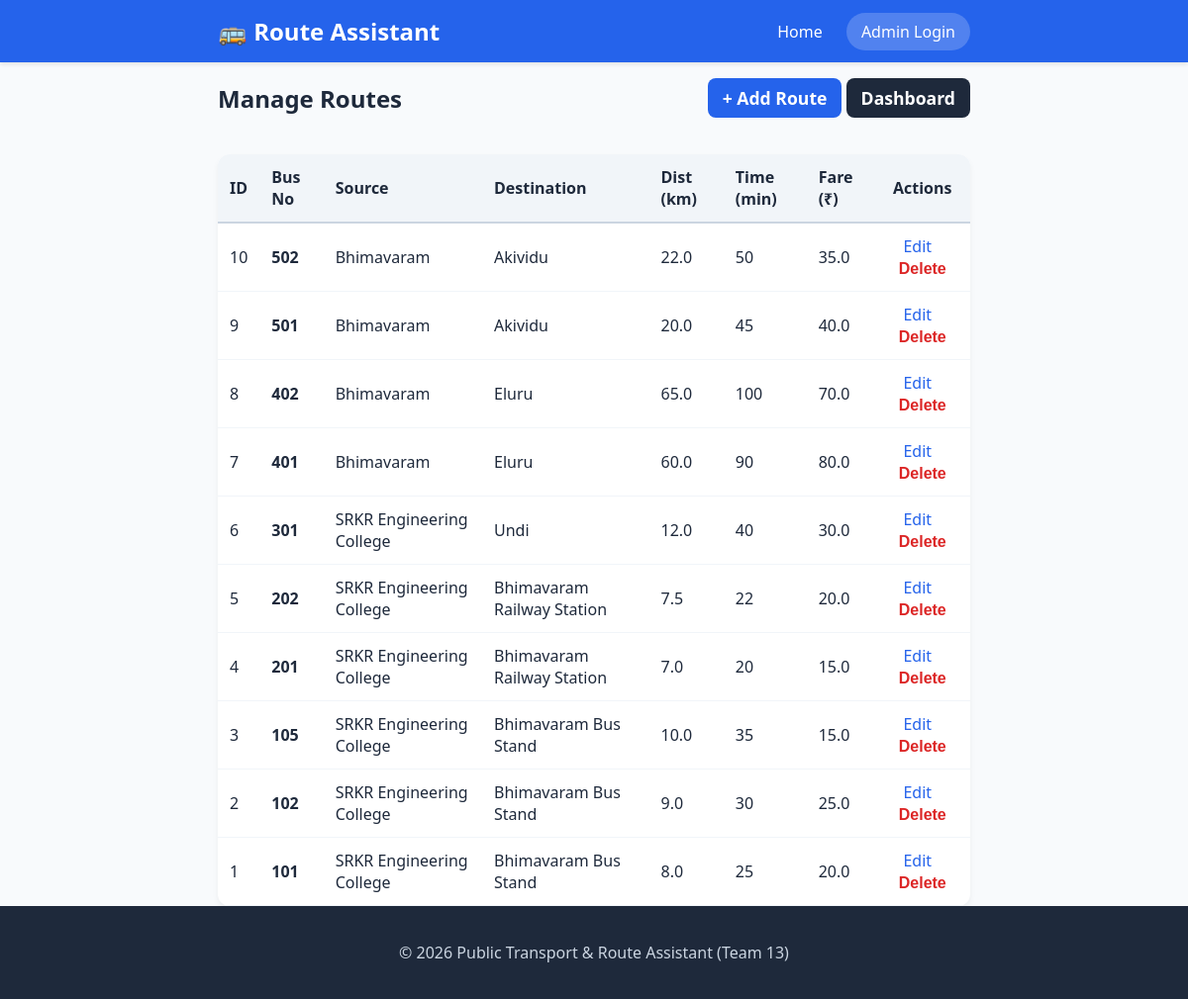
The app's page /admin/routes (signed in) with its own data.
### tables this page shows
CREATE TABLE routes (
        id INTEGER PRIMARY KEY AUTOINCREMENT,
        bus_number TEXT NOT NULL,
        source TEXT NOT NULL,
        destination TEXT NOT NULL,
        distance REAL NOT NULL,
        travel_time INTEGER NOT NULL,
        fare REAL NOT NULL
    );

### app.py (the view)
@app.route('/admin/routes')
@login_required
def manage_routes():
    routes = get_all_routes()
    return render_template('manage_routes.html', routes=routes)

### app.py (called while the page is built)
def login_required(f):
    @wraps(f)
    def decorated_function(*args, **kwargs):
        if 'admin_logged_in' not in session:
            return redirect(url_for('admin_login'))
        return f(*args, **kwargs)
    return decorated_function

### database.py (called while the page is built)
def get_db_connection():
    conn = sqlite3.connect(DB_PATH)
    conn.row_factory = sqlite3.Row
    return conn

def get_all_routes():
    conn = get_db_connection()
    cursor = conn.cursor()
    cursor.execute('SELECT * FROM routes ORDER BY id DESC')
    routes = cursor.fetchall()
    conn.close()
    return routes

### templates/manage_routes.html (shortened to what this page needs)
{% extends "base.html" %}
{% block content %}
<div style="display: flex; justify-content: space-between; align-items: center; margin-bottom: 20px;">
    <h2>Manage Routes</h2>
    <div>
        <a href="/admin/routes/add" class="btn-primary" style="text-decoration: none; display: inline-block; width: auto; padding: 8px 15px;">+ Add Route</a>
        <a href="/admin/dashboard" class="btn-primary" style="background-color: var(--dark); text-decoration: none; display: inline-block; width: auto; padding: 8px 15px;">Dashboard</a>
    </div>
</div>
<div class="search-card" style="overflow-x: auto; padding: 0;">
    <table style="width: 100%; border-collapse: collapse;">
        <thead>
            <tr style="background-color: var(--gray-100); border-bottom: 2px solid var(--gray-300);">
                <th style="padding: 12px; text-align: left;">ID</th>
                <th style="padding: 12px; text-align: left;">Bus No</th>
                <th style="padding: 12px; text-align: left;">Source</th>
                <th style="padding: 12px; text-align: left;">Destination</th>
                <th style="padding: 12px; text-align: left;">Dist (km)</th>
                <th style="padding: 12px; text-align: left;">Time (min)</th>
                <th style="padding: 12px; text-align: left;">Fare (₹)</th>
                <th style="padding: 12px; text-align: center;">Actions</th>
            </tr>
        </thead>
        <tbody>
            {% for route in routes %}
            <tr style="border-bottom: 1px solid var(--gray-100);">
                <td style="padding: 12px;">{{ route.id }}</td>
                <td style="padding: 12px; font-weight: bold;">{{ route.bus_number }}</td>
                <td style="padding: 12px;">{{ route.source }}</td>
                <td style="padding: 12px;">{{ route.destination }}</td>
                <td style="padding: 12px;">{{ route.distance }}</td>
                <td style="padding: 12px;">{{ route.travel_time }}</td>
                <td style="padding: 12px;">{{ route.fare }}</td>
                <td style="padding: 12px; text-align: center;">
                    <a href="/admin/routes/edit/{{ route.id }}" style="color: var(--primary); text-decoration: none; margin-right: 10px;">Edit</a>
                    <form action="/admin/routes/delete/{{ route.id }}" method="POST" style="display: inline;" onsubmit="return confirm('Are you sure you want to delete this route?');">
                        <button type="submit" style="background: none; border: none; color: var(--danger); cursor: pointer; padding: 0; font-size: 1rem; font-weight: bold;">Delete</button>
                    </form>
                </td>
            </tr>
            {% endfor %}
        </tbody>
    </table>
</div>
{% endblock %}

### templates/base.html (shortened to what this page needs)
<!DOCTYPE html>
<html lang="en">
<head>
    <link rel="stylesheet" href="{{ url_for('static', filename='css/style.css') }}">
</head>
<body>
    <header class="navbar">
        <div class="container">
            <a href="{{ url_for('home') }}" class="logo">🚌 Route Assistant</a>
            <nav>
                <a href="{{ url_for('home') }}">Home</a>
                <a href="/admin/login" class="admin-link">Admin Login</a>
            </nav>
        </div>
    </header>
    <main class="container">
        {% block content %}{% endblock %}
    </main>
    <footer>
        <div class="container">
            <p>&copy; 2026 Public Transport & Route Assistant (Team 13)</p>
        </div>
    </footer>
</body>
</html>

### static/css/style.css (style rules this page uses)
:root { --primary: #2563EB; --dark: #1E293B; --background: #F8FAFC; --success: #16A34A; --warning: #F59E0B; --danger: #DC2626; --white: #FFFFFF; --gray-100: #F1F5F9; --gray-300: #CBD5E1; }
body { font-family: 'Segoe UI', Tahoma, Geneva, Verdana, sans-serif; background-color: var(--background); color: var(--dark); margin: 0; padding: 0; display: flex; flex-direction: column; min-height: 100vh; }
.container { max-width: 800px; margin: 0 auto; padding: 0 20px; width: 100%; box-sizing: border-box; }
.navbar { background-color: var(--primary); color: var(--white); padding: 15px 0; box-shadow: 0 2px 4px rgba(0,0,0,0.1); }
.navbar .container { display: flex; justify-content: space-between; align-items: center; }
.logo { color: var(--white); font-size: 1.5rem; font-weight: bold; text-decoration: none; }
.navbar nav a { color: var(--white); text-decoration: none; margin-left: 20px; font-weight: 500; }
.admin-link { background-color: rgba(255, 255, 255, 0.2); padding: 8px 15px; border-radius: 20px; }
main { flex: 1; padding: 40px 0; }
.search-card { background: var(--white); padding: 30px; border-radius: 12px; box-shadow: 0 4px 6px rgba(0,0,0,0.05); }
.btn-primary { background-color: var(--primary); color: var(--white); border: none; padding: 12px 24px; font-size: 1.1rem; font-weight: bold; border-radius: 8px; cursor: pointer; width: 100%; transition: background-color 0.2s; }
footer { background-color: var(--dark); color: var(--gray-300); text-align: center; padding: 20px 0; margin-top: auto; }

### records on screen
routes: id "10", bus_number "502", source "Bhimavaram", destination "Akividu", distance "22.0", travel_time "50", fare "35.0"
routes: id "9", bus_number "501", source "Bhimavaram", destination "Akividu", distance "20.0", travel_time "45", fare "40.0"
routes: id "8", bus_number "402", source "Bhimavaram", destination "Eluru", distance "65.0", travel_time "100", fare "70.0"
routes: id "7", bus_number "401", source "Bhimavaram", destination "Eluru", distance "60.0", travel_time "90", fare "80.0"
routes: id "6", bus_number "301", source "SRKR Engineering College", destination "Undi", distance "12.0", travel_time "40", fare "30.0"
routes: id "5", bus_number "202", source "SRKR Engineering College", destination "Bhimavaram Railway Station", distance "7.5", travel_time "22", fare "20.0"
routes: id "4", bus_number "201", source "SRKR Engineering College", destination "Bhimavaram Railway Station", distance "7.0", travel_time "20", fare "15.0"
routes: id "3", bus_number "105", source "SRKR Engineering College", destination "Bhimavaram Bus Stand", distance "10.0", travel_time "35", fare "15.0"
routes: id "2", bus_number "102", source "SRKR Engineering College", destination "Bhimavaram Bus Stand", distance "9.0", travel_time "30", fare "25.0"
routes: id "1", bus_number "101", source "SRKR Engineering College", destination "Bhimavaram Bus Stand", distance "8.0", travel_time "25", fare "20.0"
